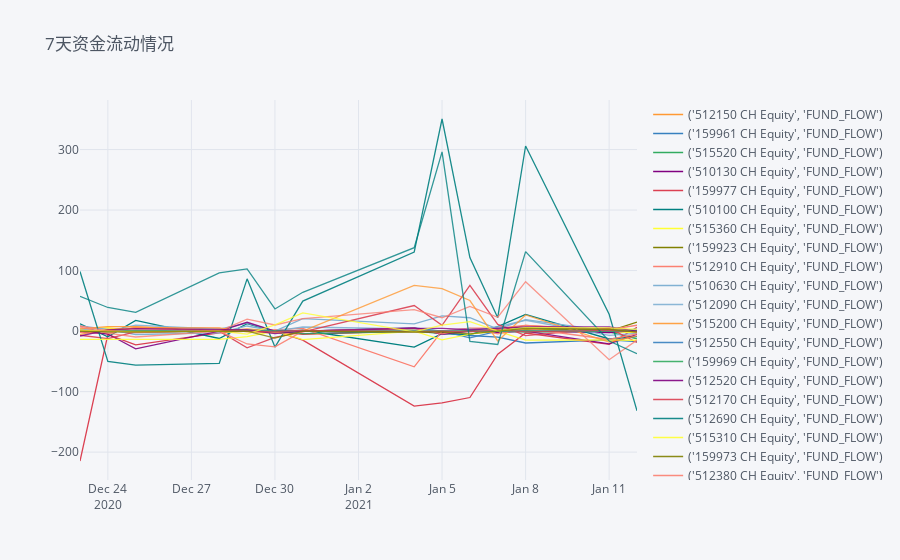

Notebook code cell kept with this figure:
### Code cell
newflow.tail(14).iplot( title = '7天资金流动情况 ' )

### Figure 1 — Plotly figure (JSON) as saved in the notebook; plotly's stock layout.template omitted (floating-point values rounded to 4 significant figures)
{"data": [{"line": {"color": "rgba(255, 153, 51, 1.0)", "dash": "solid", "shape": "linear", "width": 1.3}, "mode": "lines", "name": "('512150 CH Equity', 'FUND_FLOW')", "text": "", "type": "scatter", "x": ["2020-12-23", "2020-12-24", "2020-12-25", "2020-12-28", "2020-12-29", "2020-12-30", "2020-12-31", "2021-01-04", "2021-01-05", "2021-01-06", "2021-01-07", "2021-01-08", "2021-01-11", "2021-01-12"], "y": [0, 0, 0, 0, 0, -1.805, -5.515, 0, 0, 0, 0, 9.61, 0, 0]}, {"line": {"color": "rgba(55, 128, 191, 1.0)", "dash": "solid", "shape": "linear", "width": 1.3}, "mode": "lines", "name": "('159961 CH Equity', 'FUND_FLOW')", "text": "", "type": "scatter", "x": ["2020-12-23", "2020-12-24", "2020-12-25", "2020-12-28", "2020-12-29", "2020-12-30", "2020-12-31", "2021-01-04", "2021-01-05", "2021-01-06", "2021-01-07", "2021-01-08", "2021-01-11", "2021-01-12"], "y": [0, 0, -2.189, 0, 2.191, 0, 0, 0, -2.408, -7.273, -9.877, -19.64, -14.53, -17.42]}, {"line": {"color": "rgba(50, 171, 96, 1.0)", "dash": "solid", "shape": "linear", "width": 1.3}, "mode": "lines", "name": "('515520 CH Equity', 'FUND_FLOW')", "text": "", "type": "scatter", "x": ["2020-12-23", "2020-12-24", "2020-12-25", "2020-12-28", "2020-12-29", "2020-12-30", "2020-12-31", "2021-01-04", "2021-01-05", "2021-01-06", "2021-01-07", "2021-01-08", "2021-01-11", "2021-01-12"], "y": [0, -1.342, 1.352, 0, 1.349, 0, 0, 0, -4.258, 0, -1.438, 1.433, -1.417, -12.97]}, {"line": {"color": "rgba(128, 0, 128, 1.0)", "dash": "solid", "shape": "linear", "width": 1.3}, "mode": "lines", "name": "('510130 CH Equity', 'FUND_FLOW')", "text": "", "type": "scatter", "x": ["2020-12-23", "2020-12-24", "2020-12-25", "2020-12-28", "2020-12-29", "2020-12-30", "2020-12-31", "2021-01-04", "2021-01-05", "2021-01-06", "2021-01-07", "2021-01-08", "2021-01-11", "2021-01-12"], "y": [0, 0, 0, 0, 0, 0, -4.437, 0, -2.276, 0, -2.324, 0, -2.283, 0]}, {"line": {"color": "rgba(219, 64, 82, 1.0)", "dash": "solid", "shape": "linear", "width": 1.3}, "mode": "lines", "name": "('159977 CH Equity', 'FUND_FLOW')", "text": "", "type": "scatter", "x": ["2020-12-23", "2020-12-24", "2020-12-25", "2020-12-28", "2020-12-29", "2020-12-30", "2020-12-31", "2021-01-04", "2021-01-05", "2021-01-06", "2021-01-07", "2021-01-08", "2021-01-11", "2021-01-12"], "y": [-214.6, -5.679, -22.88, -2.862, 0, 0, -14.93, -123.9, -118.5, -109.7, -38.19, -3.171, -21.79, 6.402]}, {"line": {"color": "rgba(0, 128, 128, 1.0)", "dash": "solid", "shape": "linear", "width": 1.3}, "mode": "lines", "name": "('510100 CH Equity', 'FUND_FLOW')", "text": "", "type": "scatter", "x": ["2020-12-23", "2020-12-24", "2020-12-25", "2020-12-28", "2020-12-29", "2020-12-30", "2020-12-31", "2021-01-04", "2021-01-05", "2021-01-06", "2021-01-07", "2021-01-08", "2021-01-11", "2021-01-12"], "y": [12.09, -9.386, 17.55, -12.19, 12.16, -1.373, 1.399, -26.6, -4.243, -5.736, 7.308, 27.63, -13.04, -8.989]}, {"line": {"color": "rgba(255, 255, 51, 1.0)", "dash": "solid", "shape": "linear", "width": 1.3}, "mode": "lines", "name": "('515360 CH Equity', 'FUND_FLOW')", "text": "", "type": "scatter", "x": ["2020-12-23", "2020-12-24", "2020-12-25", "2020-12-28", "2020-12-29", "2020-12-30", "2020-12-31", "2021-01-04", "2021-01-05", "2021-01-06", "2021-01-07", "2021-01-08", "2021-01-11", "2021-01-12"], "y": [2.774, 5.542, 0, 0, 0, 0, 0, 2.922, 0, 0, 3.058, 3.048, 0, -3.102]}, {"line": {"color": "rgba(128, 128, 0, 1.0)", "dash": "solid", "shape": "linear", "width": 1.3}, "mode": "lines", "name": "('159923 CH Equity', 'FUND_FLOW')", "text": "", "type": "scatter", "x": ["2020-12-23", "2020-12-24", "2020-12-25", "2020-12-28", "2020-12-29", "2020-12-30", "2020-12-31", "2021-01-04", "2021-01-05", "2021-01-06", "2021-01-07", "2021-01-08", "2021-01-11", "2021-01-12"], "y": [0, 0, 0, 0, 0, 0, 0, 0, 0, 0, 0, 0, 0, 15.02]}, {"line": {"color": "rgba(251, 128, 114, 1.0)", "dash": "solid", "shape": "linear", "width": 1.3}, "mode": "lines", "name": "('512910 CH Equity', 'FUND_FLOW')", "text": "", "type": "scatter", "x": ["2020-12-23", "2020-12-24", "2020-12-25", "2020-12-28", "2020-12-29", "2020-12-30", "2020-12-31", "2021-01-04", "2021-01-05", "2021-01-06", "2021-01-07", "2021-01-08", "2021-01-11", "2021-01-12"], "y": [-2.159, -4.321, 6.519, 4.378, 0, 2.215, 4.511, -58.98, 0, 4.69, 4.78, 9.508, 2.355, 9.707]}, {"line": {"color": "rgba(128, 177, 211, 1.0)", "dash": "solid", "shape": "linear", "width": 1.3}, "mode": "lines", "name": "('510630 CH Equity', 'FUND_FLOW')", "text": "", "type": "scatter", "x": ["2020-12-23", "2020-12-24", "2020-12-25", "2020-12-28", "2020-12-29", "2020-12-30", "2020-12-31", "2021-01-04", "2021-01-05", "2021-01-06", "2021-01-07", "2021-01-08", "2021-01-11", "2021-01-12"], "y": [8.413, 2.758, -5.58, -2.841, 8.433, 0, 20.51, 12.02, 25.0, 22.09, 3.223, 18.89, 0, 3.148]}, {"line": {"color": "rgba(128, 177, 211, 0.8999999999999999)", "dash": "solid", "shape": "linear", "width": 1.3}, "mode": "lines", "name": "('512090 CH Equity', 'FUND_FLOW')", "text": "", "type": "scatter", "x": ["2020-12-23", "2020-12-24", "2020-12-25", "2020-12-28", "2020-12-29", "2020-12-30", "2020-12-31", "2021-01-04", "2021-01-05", "2021-01-06", "2021-01-07", "2021-01-08", "2021-01-11", "2021-01-12"], "y": [3.269, 0, 9.855, 3.296, 13.11, 0, 6.794, 3.451, 0, 0, 7.193, 17.91, -7.082, -3.631]}, {"line": {"color": "rgba(255, 153, 51, 0.8999999999999999)", "dash": "solid", "shape": "linear", "width": 1.3}, "mode": "lines", "name": "('515200 CH Equity', 'FUND_FLOW')", "text": "", "type": "scatter", "x": ["2020-12-23", "2020-12-24", "2020-12-25", "2020-12-28", "2020-12-29", "2020-12-30", "2020-12-31", "2021-01-04", "2021-01-05", "2021-01-06", "2021-01-07", "2021-01-08", "2021-01-11", "2021-01-12"], "y": [3.644, 7.236, 7.349, 0, 3.621, 0, 0, 0, 0, 0, 0, 0, 4.067, 0]}, {"line": {"color": "rgba(55, 128, 191, 0.8999999999999999)", "dash": "solid", "shape": "linear", "width": 1.3}, "mode": "lines", "name": "('512550 CH Equity', 'FUND_FLOW')", "text": "", "type": "scatter", "x": ["2020-12-23", "2020-12-24", "2020-12-25", "2020-12-28", "2020-12-29", "2020-12-30", "2020-12-31", "2021-01-04", "2021-01-05", "2021-01-06", "2021-01-07", "2021-01-08", "2021-01-11", "2021-01-12"], "y": [0, 0, 0, 0, 0, 0, 0, 5.331, 0, -11.03, 0, 5.576, 0, 1.895]}, {"line": {"color": "rgba(50, 171, 96, 0.8999999999999999)", "dash": "solid", "shape": "linear", "width": 1.3}, "mode": "lines", "name": "('159969 CH Equity', 'FUND_FLOW')", "text": "", "type": "scatter", "x": ["2020-12-23", "2020-12-24", "2020-12-25", "2020-12-28", "2020-12-29", "2020-12-30", "2020-12-31", "2021-01-04", "2021-01-05", "2021-01-06", "2021-01-07", "2021-01-08", "2021-01-11", "2021-01-12"], "y": ["", "", "", "", "", "", "", "", "", "", 0, -1.827, 0, 0]}, {"line": {"color": "rgba(128, 0, 128, 0.8999999999999999)", "dash": "solid", "shape": "linear", "width": 1.3}, "mode": "lines", "name": "('512520 CH Equity', 'FUND_FLOW')", "text": "", "type": "scatter", "x": ["2020-12-23", "2020-12-24", "2020-12-25", "2020-12-28", "2020-12-29", "2020-12-30", "2020-12-31", "2021-01-04", "2021-01-05", "2021-01-06", "2021-01-07", "2021-01-08", "2021-01-11", "2021-01-12"], "y": [0, -4.824, -29.22, 0, 14.58, 0, 0, 5.115, -5.209, 0, 0, 0, -21.04, -5.391]}, {"line": {"color": "rgba(219, 64, 82, 0.8999999999999999)", "dash": "solid", "shape": "linear", "width": 1.3}, "mode": "lines", "name": "('512170 CH Equity', 'FUND_FLOW')", "text": "", "type": "scatter", "x": ["2020-12-23", "2020-12-24", "2020-12-25", "2020-12-28", "2020-12-29", "2020-12-30", "2020-12-31", "2021-01-04", "2021-01-05", "2021-01-06", "2021-01-07", "2021-01-08", "2021-01-11", "2021-01-12"], "y": [-6.838, -12.48, -1.154, 0, -27.53, -10.46, -1.179, 42.23, 9.562, 75.6, 11.07, -7.388, 4.939, -18.72]}, {"line": {"color": "rgba(0, 128, 128, 0.8999999999999999)", "dash": "solid", "shape": "linear", "width": 1.3}, "mode": "lines", "name": "('512690 CH Equity', 'FUND_FLOW')", "text": "", "type": "scatter", "x": ["2020-12-23", "2020-12-24", "2020-12-25", "2020-12-28", "2020-12-29", "2020-12-30", "2020-12-31", "2021-01-04", "2021-01-05", "2021-01-06", "2021-01-07", "2021-01-08", "2021-01-11", "2021-01-12"], "y": [98.59, -49.99, -56.1, -53.42, 86.35, -26.39, 49.65, 130.6, 350.4, 121.4, 22.17, 305.8, 27.76, -131.7]}, {"line": {"color": "rgba(255, 255, 51, 0.8999999999999999)", "dash": "solid", "shape": "linear", "width": 1.3}, "mode": "lines", "name": "('515310 CH Equity', 'FUND_FLOW')", "text": "", "type": "scatter", "x": ["2020-12-23", "2020-12-24", "2020-12-25", "2020-12-28", "2020-12-29", "2020-12-30", "2020-12-31", "2021-01-04", "2021-01-05", "2021-01-06", "2021-01-07", "2021-01-08", "2021-01-11", "2021-01-12"], "y": [-13.56, -13.55, -13.66, -13.72, -9.11, 0, -14.12, 0, -14.53, -4.887, 0, -14.87, -14.73, -15.13]}, {"line": {"color": "rgba(128, 128, 0, 0.8999999999999999)", "dash": "solid", "shape": "linear", "width": 1.3}, "mode": "lines", "name": "('159973 CH Equity', 'FUND_FLOW')", "text": "", "type": "scatter", "x": ["2020-12-23", "2020-12-24", "2020-12-25", "2020-12-28", "2020-12-29", "2020-12-30", "2020-12-31", "2021-01-04", "2021-01-05", "2021-01-06", "2021-01-07", "2021-01-08", "2021-01-11", "2021-01-12"], "y": [0, 0, 0, 0, 0, 0, 0, 0, 0, 0, 0, 2.017, 1.991, 0]}, {"line": {"color": "rgba(251, 128, 114, 0.8999999999999999)", "dash": "solid", "shape": "linear", "width": 1.3}, "mode": "lines", "name": "('512380 CH Equity', 'FUND_FLOW')", "text": "", "type": "scatter", "x": ["2020-12-23", "2020-12-24", "2020-12-25", "2020-12-28", "2020-12-29", "2020-12-30", "2020-12-31", "2021-01-04", "2021-01-05", "2021-01-06", "2021-01-07", "2021-01-08", "2021-01-11", "2021-01-12"], "y": [8.48, 0, 4.268, 0, -21.28, -25.99, 0, 4.485, -4.569, 4.608, -4.687, 4.663, -13.84, -4.73]}, {"line": {"color": "rgba(251, 128, 114, 0.7999999999999998)", "dash": "solid", "shape": "linear", "width": 1.3}, "mode": "lines", "name": "('515650 CH Equity', 'FUND_FLOW')", "text": "", "type": "scatter", "x": ["2020-12-23", "2020-12-24", "2020-12-25", "2020-12-28", "2020-12-29", "2020-12-30", "2020-12-31", "2021-01-04", "2021-01-05", "2021-01-06", "2021-01-07", "2021-01-08", "2021-01-11", "2021-01-12"], "y": [6.499, -3.237, -9.756, 0, 19.83, 10.11, 20.7, 35.35, 22.09, 40.85, 22.86, 81.67, -47.19, -14.95]}, {"line": {"color": "rgba(128, 177, 211, 0.7999999999999998)", "dash": "solid", "shape": "linear", "width": 1.3}, "mode": "lines", "name": "('159987 CH Equity', 'FUND_FLOW')", "text": "", "type": "scatter", "x": ["2020-12-23", "2020-12-24", "2020-12-25", "2020-12-28", "2020-12-29", "2020-12-30", "2020-12-31", "2021-01-04", "2021-01-05", "2021-01-06", "2021-01-07", "2021-01-08", "2021-01-11", "2021-01-12"], "y": [0, 0, 0, 0, 0, -1.631, 0, 0, 0, 3.532, 0, 0, 1.775, 1.82]}, {"line": {"color": "rgba(255, 153, 51, 0.7999999999999998)", "dash": "solid", "shape": "linear", "width": 1.3}, "mode": "lines", "name": "('512560 CH Equity', 'FUND_FLOW')", "text": "", "type": "scatter", "x": ["2020-12-23", "2020-12-24", "2020-12-25", "2020-12-28", "2020-12-29", "2020-12-30", "2020-12-31", "2021-01-04", "2021-01-05", "2021-01-06", "2021-01-07", "2021-01-08", "2021-01-11", "2021-01-12"], "y": [-5.339, 2.693, 5.462, 5.462, -1.352, -2.777, 0, 75.63, 70.03, 50.52, -16.17, 26.77, -18.28, -7.92]}, {"line": {"color": "rgba(55, 128, 191, 0.7999999999999998)", "dash": "solid", "shape": "linear", "width": 1.3}, "mode": "lines", "name": "('512970 CH Equity', 'FUND_FLOW')", "text": "", "type": "scatter", "x": ["2020-12-23", "2020-12-24", "2020-12-25", "2020-12-28", "2020-12-29", "2020-12-30", "2020-12-31", "2021-01-04", "2021-01-05", "2021-01-06", "2021-01-07", "2021-01-08", "2021-01-11", "2021-01-12"], "y": [0, 0, -1.445, 0, 1.445, 0, 0, 0, 0, 0, 0, 0, 0, 0]}, {"line": {"color": "rgba(50, 171, 96, 0.7999999999999998)", "dash": "solid", "shape": "linear", "width": 1.3}, "mode": "lines", "name": "('515810 CH Equity', 'FUND_FLOW')", "text": "", "type": "scatter", "x": ["2020-12-23", "2020-12-24", "2020-12-25", "2020-12-28", "2020-12-29", "2020-12-30", "2020-12-31", "2021-01-04", "2021-01-05", "2021-01-06", "2021-01-07", "2021-01-08", "2021-01-11", "2021-01-12"], "y": [0, 0, 0, 0, 0, 0, -4.306, 0, 0, 0, 0, 0, 0, 0]}, {"line": {"color": "rgba(128, 0, 128, 0.7999999999999998)", "dash": "solid", "shape": "linear", "width": 1.3}, "mode": "lines", "name": "('512770 CH Equity', 'FUND_FLOW')", "text": "", "type": "scatter", "x": ["2020-12-23", "2020-12-24", "2020-12-25", "2020-12-28", "2020-12-29", "2020-12-30", "2020-12-31", "2021-01-04", "2021-01-05", "2021-01-06", "2021-01-07", "2021-01-08", "2021-01-11", "2021-01-12"], "y": [-8.102, 2.026, 4.124, 2.049, 2.027, -4.17, 0, 4.377, 4.499, 2.267, 4.664, 6.949, 6.893, 0]}, {"line": {"color": "rgba(219, 64, 82, 0.7999999999999998)", "dash": "solid", "shape": "linear", "width": 1.3}, "mode": "lines", "name": "('510600 CH Equity', 'FUND_FLOW')", "text": "", "type": "scatter", "x": ["2020-12-23", "2020-12-24", "2020-12-25", "2020-12-28", "2020-12-29", "2020-12-30", "2020-12-31", "2021-01-04", "2021-01-05", "2021-01-06", "2021-01-07", "2021-01-08", "2021-01-11", "2021-01-12"], "y": [0, 1.163, -2.341, 1.174, 0, -1.192, 1.214, -1.216, 0, -1.246, 2.542, -1.264, 1.26, -1.303]}, {"line": {"color": "rgba(0, 128, 128, 0.7999999999999998)", "dash": "solid", "shape": "linear", "width": 1.3}, "mode": "lines", "name": "('512670 CH Equity', 'FUND_FLOW')", "text": "", "type": "scatter", "x": ["2020-12-23", "2020-12-24", "2020-12-25", "2020-12-28", "2020-12-29", "2020-12-30", "2020-12-31", "2021-01-04", "2021-01-05", "2021-01-06", "2021-01-07", "2021-01-08", "2021-01-11", "2021-01-12"], "y": [57.6, 39.02, 31.01, 96.12, 102.7, 36.6, 64.08, 137.9, 296.1, -16.99, -22.16, 131.2, -16.43, -37.48]}, {"line": {"color": "rgba(255, 255, 51, 0.7999999999999998)", "dash": "solid", "shape": "linear", "width": 1.3}, "mode": "lines", "name": "('512600 CH Equity', 'FUND_FLOW')", "text": "", "type": "scatter", "x": ["2020-12-23", "2020-12-24", "2020-12-25", "2020-12-28", "2020-12-29", "2020-12-30", "2020-12-31", "2021-01-04", "2021-01-05", "2021-01-06", "2021-01-07", "2021-01-08", "2021-01-11", "2021-01-12"], "y": [1.249, 0, -1.24, 0, -5.03, 10.27, 29.95, -1.353, 9.948, 15.76, 0, 5.649, 5.466, 2.794]}, {"line": {"color": "rgba(128, 128, 0, 0.7999999999999998)", "dash": "solid", "shape": "linear", "width": 1.3}, "mode": "lines", "name": "('510800 CH Equity', 'FUND_FLOW')", "text": "", "type": "scatter", "x": ["2020-12-23", "2020-12-24", "2020-12-25", "2020-12-28", "2020-12-29", "2020-12-30", "2020-12-31", "2021-01-04", "2021-01-05", "2021-01-06", "2021-01-07", "2021-01-08", "2021-01-11", "2021-01-12"], "y": [0, -1.407, -1.416, 0, 0, -11.54, 0, -1.47, -1.486, -4.519, 0, 4.582, 3.045, -1.573]}], "layout": {"legend": {"bgcolor": "#F5F6F9", "font": {"color": "#4D5663"}}, "paper_bgcolor": "#F5F6F9", "plot_bgcolor": "#F5F6F9", "title": {"font": {"color": "#4D5663"}, "text": "7天资金流动情况 "}, "xaxis": {"gridcolor": "#E1E5ED", "showgrid": true, "tickfont": {"color": "#4D5663"}, "title": {"font": {"color": "#4D5663"}, "text": ""}, "zerolinecolor": "#E1E5ED"}, "yaxis": {"gridcolor": "#E1E5ED", "showgrid": true, "tickfont": {"color": "#4D5663"}, "title": {"font": {"color": "#4D5663"}, "text": ""}, "zerolinecolor": "#E1E5ED"}}}
